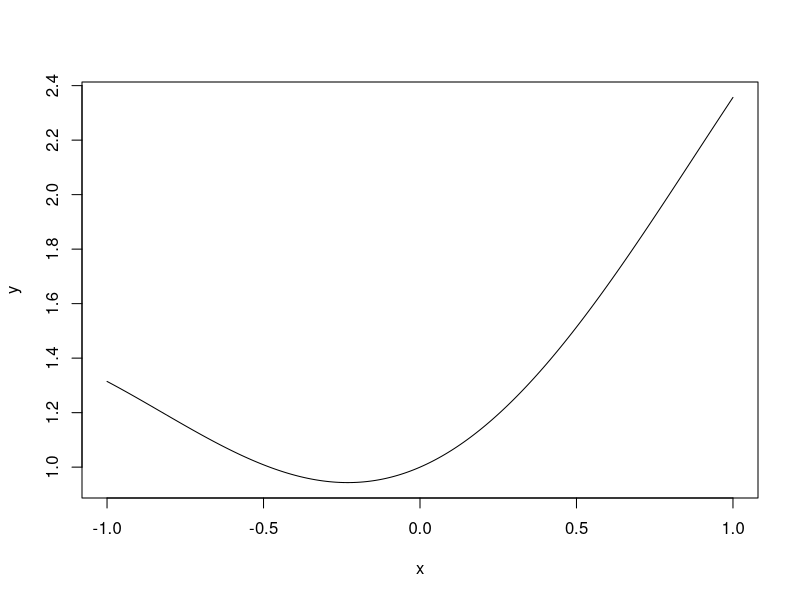

Generate this figure with R:
## ---- chunk 1
x = seq(-1, 1, 0.01)
y = exp(x/2) + sin(x)^2
plot(x, y, type = 'l')
